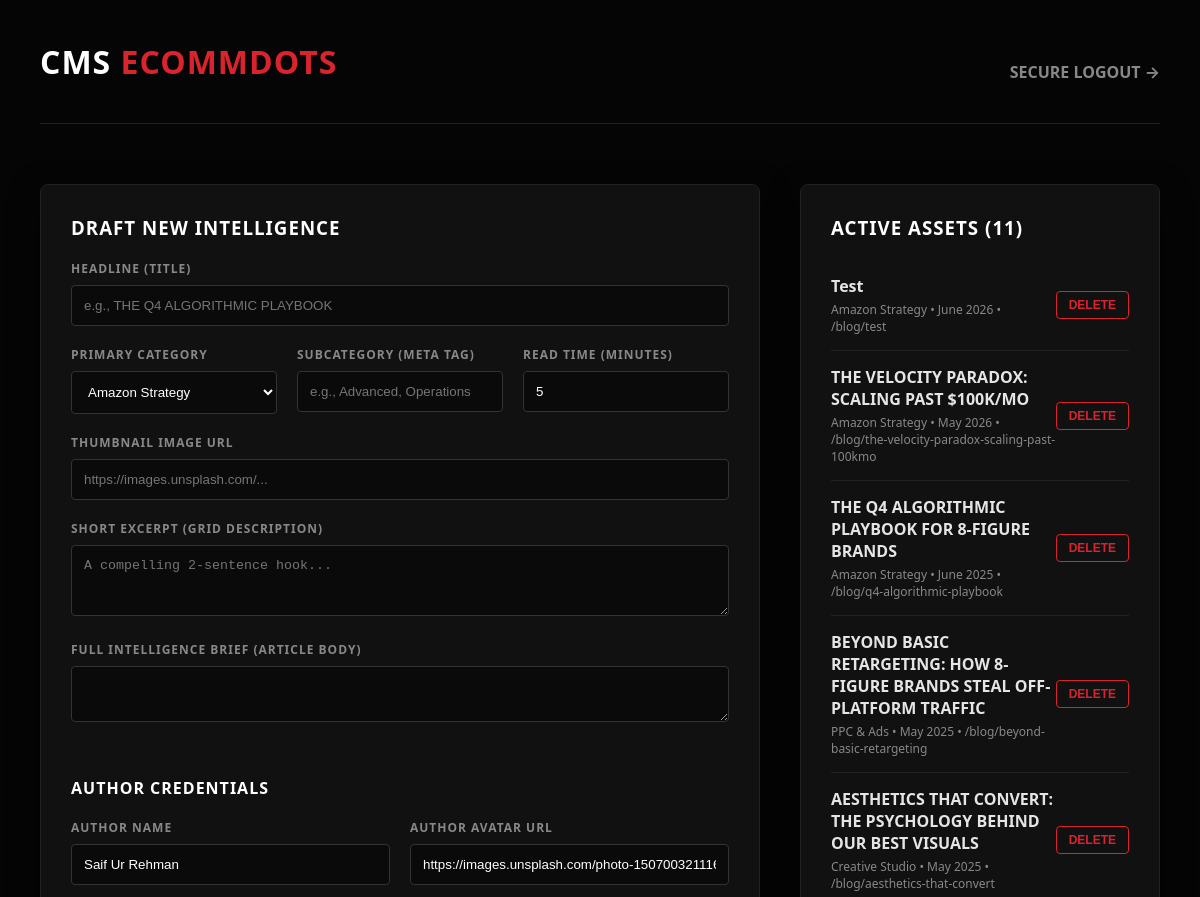
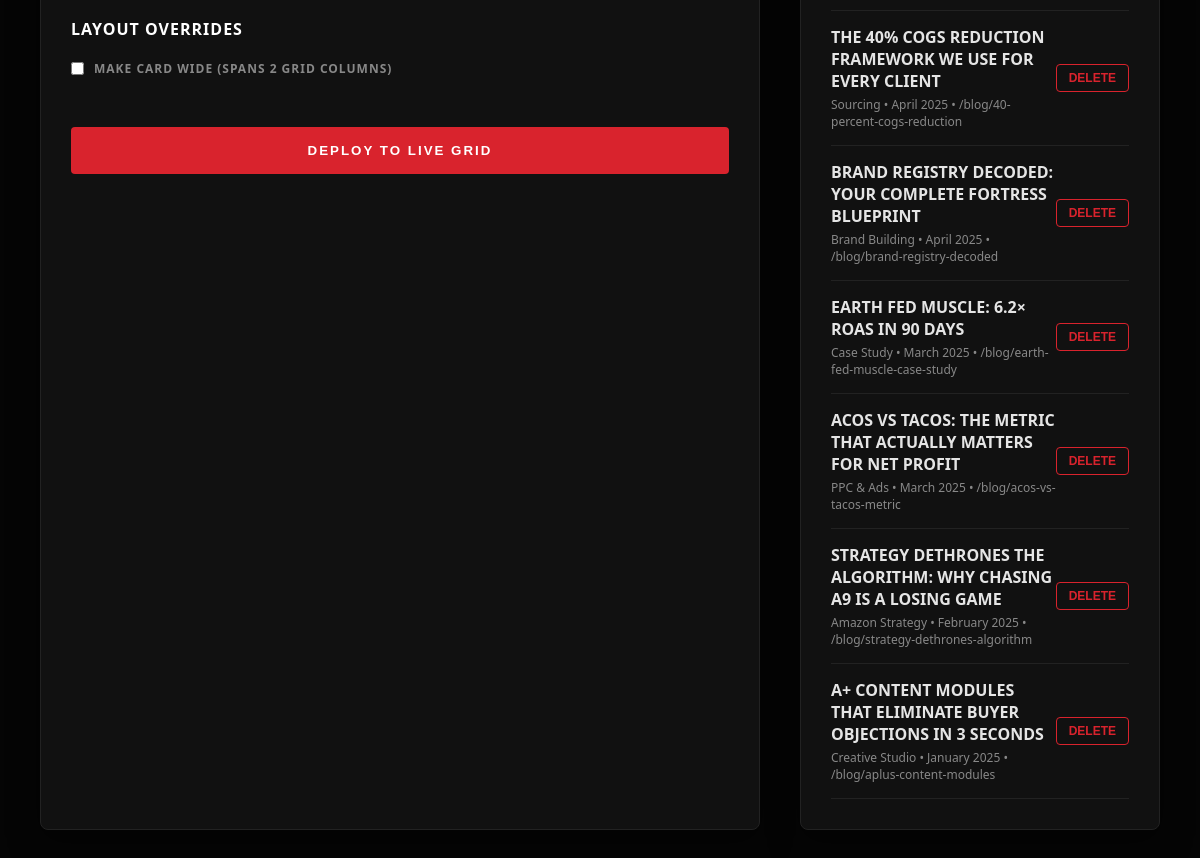
Page /admin (signed in) on the earlier database version (2 pictures, top to bottom).
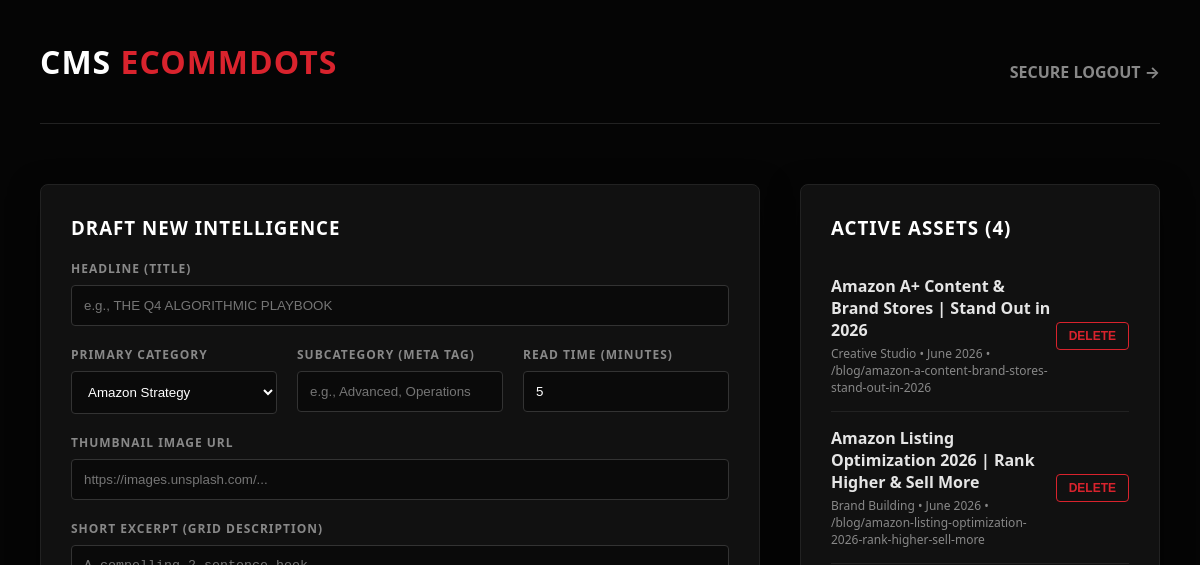
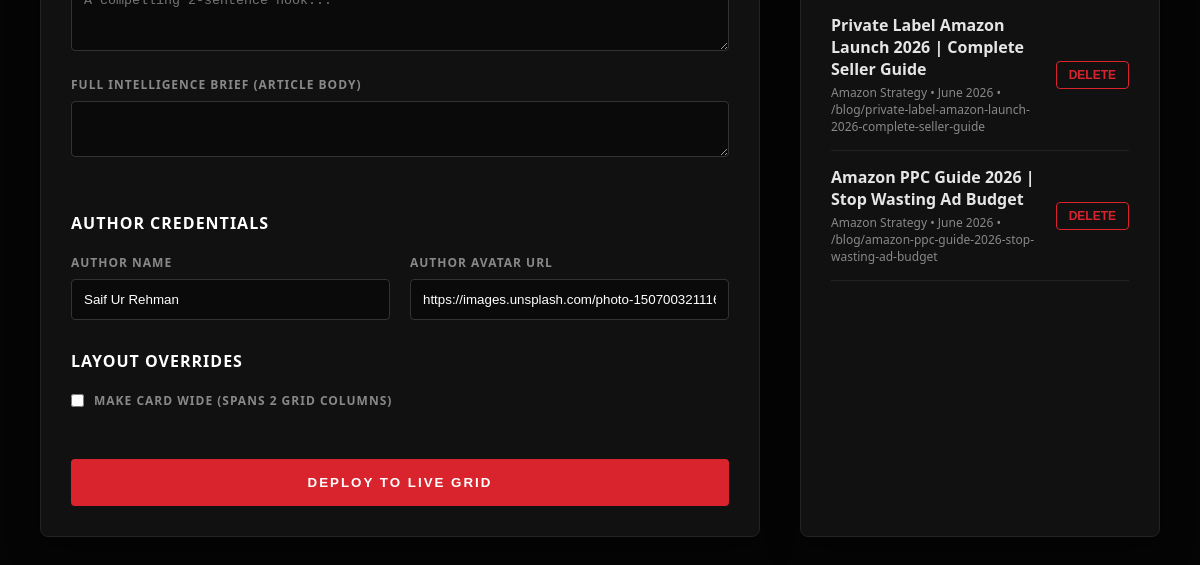
Same page on the later database version (2 pictures, top to bottom).
### tables this page shows
CREATE TABLE articles (
            id INTEGER PRIMARY KEY AUTOINCREMENT,
            title TEXT NOT NULL,
            slug TEXT NOT NULL UNIQUE,
            category TEXT NOT NULL,
            subcategory TEXT NOT NULL,
            read_time INTEGER NOT NULL,
            publish_date TEXT NOT NULL,
            excerpt TEXT NOT NULL,
            content TEXT, 
            author_name TEXT NOT NULL,
            author_image TEXT NOT NULL,
            thumbnail_url TEXT NOT NULL,
            is_wide BOOLEAN NOT NULL DEFAULT 0,
            is_featured BOOLEAN NOT NULL DEFAULT 0,
            created_at TIMESTAMP DEFAULT CURRENT_TIMESTAMP
        );

### app.py (the view, shortened to what this page needs)
@app.route('/admin', methods=['GET', 'POST'])
def admin_dashboard():
    if not session.get('logged_in'):
        return redirect(url_for('admin_login'))
    conn = get_db_connection()
    articles = conn.execute('SELECT id, title, category, publish_date, slug FROM articles ORDER BY created_at DESC').fetchall()
    conn.close()
    return render_template('admin.html', articles=articles)

### app.py (called while the page is built)
def get_db_connection():
    conn = sqlite3.connect(DB_FILE)
    conn.row_factory = sqlite3.Row
    return conn

### templates/admin.html (shortened to what this page needs)
<!DOCTYPE html>
<html lang="en">
<head>
</head>
<body>
<div class="wrapper">
    <div class="header-panel">
        <h1>CMS <span style="color:#d9232d;">ECOMMDOTS</span></h1>
        <a href="{{ url_for('logout') }}" style="color:#888; text-decoration:none; font-weight:bold;">SECURE LOGOUT →</a>
    </div>
    <div class="panel">
        <h3>DRAFT NEW INTELLIGENCE</h3>
        <form method="POST">
            <label>Headline (Title)</label>
            <input type="text" name="title" required placeholder="e.g., THE Q4 ALGORITHMIC PLAYBOOK">
            <div class="flex-row">
                <div>
                    <label>Primary Category</label>
                    <select name="category" required>
                        <option value="Amazon Strategy">Amazon Strategy</option>
                    </select>
                </div>
                <div>
                    <label>Subcategory (Meta Tag)</label>
                    <input type="text" name="subcategory" required placeholder="e.g., Advanced, Operations">
                </div>
                <div>
                    <label>Read Time (Minutes)</label>
                    <input type="number" name="read_time" required value="5">
                </div>
            </div>
            <label>Thumbnail Image URL</label>
            <input type="text" name="thumbnail_url" required placeholder="https://images.unsplash.com/...">
            <label>Short Excerpt (Grid Description)</label>
            <textarea name="excerpt" required rows="3" placeholder="A compelling 2-sentence hook..."></textarea>
            <label>Full Intelligence Brief (Article Body)</label>
            <textarea id="content" name="content"></textarea>
            <h3 style="margin-top:30px; font-size:16px;">AUTHOR CREDENTIALS</h3>
            <div class="flex-row">
                <div>
                    <label>Author Name</label>
                    <input type="text" name="author_name" required value="Saif Ur Rehman">
                </div>
                <div>
                    <label>Author Avatar URL</label>
                    <input type="text" name="author_image" required value="https://images.unsplash.com/photo-1507003211169-0a1dd7228f2d?auto=format&fit=crop&w=100&q=80">
                </div>
            </div>
            <h3 style="margin-top:10px; font-size:16px;">LAYOUT OVERRIDES</h3>
            <div class="flex-row" style="margin-bottom: 30px;">
                <div class="checkbox-group">
                    <input type="checkbox" id="is_wide" name="is_wide" value="1">
                    <label for="is_wide" style="margin:0;">Make Card Wide (Spans 2 Grid Columns)</label>
                </div>
            </div>
            <button type="submit" class="btn-primary">DEPLOY TO LIVE GRID</button>
        </form>
    </div>
    <div class="panel">
        <h3>ACTIVE ASSETS ({{ articles|length }})</h3>
        <ul class="article-list">
            {% for article in articles %}
            <li class="article-item">
                <div>
                    <div style="font-weight:bold;">{{ article.title }}</div>
                    <div class="article-meta">{{ article.category }} &bull; {{ article.publish_date }} &bull; /blog/{{ article.slug }}</div>
                </div>
                <form action="{{ url_for('delete_article', id=article.id) }}" method="POST" onsubmit="return confirm('WARNING: Are you sure you want to permanently delete this digital asset?');">
                    <button type="submit" class="btn-delete">DELETE</button>
                </form>
            </li>
            {% endfor %}
        </ul>
    </div>
</div>
</body>
</html>

### templates/admin.html (style rules this page uses)
body { background: #050505; color: #e5e5e5; font-family: system-ui, -apple-system, sans-serif; padding: 40px; margin: 0; }
.wrapper { max-width: 1200px; margin: 0 auto; display: grid; grid-template-columns: 2fr 1fr; gap: 40px; }
.header-panel { grid-column: 1 / -1; display: flex; justify-content: space-between; align-items: center; border-bottom: 1px solid #222; padding-bottom: 20px; margin-bottom: 20px; }
h1, h2, h3 { font-weight: 800; letter-spacing: 1px; color: #fff; margin: 0 0 20px 0; }
.panel { background: #111; padding: 30px; border-radius: 8px; border: 1px solid #222; box-shadow: 0 10px 30px rgba(0,0,0,0.5); }
label { display: block; font-size: 12px; text-transform: uppercase; letter-spacing: 1px; color: #888; margin-bottom: 8px; font-weight: 700; }
input[type="text"], input[type="number"], select, textarea { width: 100%; background: #0a0a0a; border: 1px solid #333; color: #fff; padding: 12px; margin-bottom: 20px; border-radius: 4px; box-sizing: border-box; outline: none; }
.flex-row { display: flex; gap: 20px; }
.flex-row > div { flex: 1; }
.checkbox-group { display: flex; align-items: center; gap: 10px; margin-bottom: 20px; }
.checkbox-group input { width: auto; margin: 0; }
button.btn-primary { background: #d9232d; color: #fff; padding: 16px 24px; font-weight: 800; letter-spacing: 2px; text-transform: uppercase; border: none; border-radius: 4px; cursor: pointer; width: 100%; transition: 0.3s; }
.article-list { list-style: none; padding: 0; margin: 0; }
.article-item { display: flex; justify-content: space-between; align-items: center; padding: 15px 0; border-bottom: 1px solid #222; }
.article-meta { font-size: 12px; color: #888; margin-top: 4px; }
.btn-delete { background: transparent; color: #d9232d; border: 1px solid #d9232d; padding: 6px 12px; border-radius: 4px; cursor: pointer; font-size: 12px; font-weight: bold; }

Differences in the rows shown:
removed articles: title "Test", category "Amazon Strategy", publish_date "June 2026", slug "test"
removed articles: title "THE VELOCITY PARADOX: SCALING PAST $100K/MO", category "Amazon Strategy", publish_date "May 2026", slug "the-velocity-paradox-scaling-past-100kmo"
removed articles: title "THE Q4 ALGORITHMIC PLAYBOOK FOR 8-FIGURE BRANDS", category "Amazon Strategy", publish_date "June 2025", slug "q4-algorithmic-playbook"
removed articles: title "BEYOND BASIC RETARGETING: HOW 8-FIGURE BRANDS STEAL OFF-PLATFORM TRAFFIC", category "PPC & Ads", publish_date "May 2025", slug "beyond-basic-retargeting"
removed articles: title "AESTHETICS THAT CONVERT: THE PSYCHOLOGY BEHIND OUR BEST VISUALS", category "Creative Studio", publish_date "May 2025", slug "aesthetics-that-convert"
removed articles: title "THE 40% COGS REDUCTION FRAMEWORK WE USE FOR EVERY CLIENT", category "Sourcing", publish_date "April 2025", slug "40-percent-cogs-reduction"
removed articles: title "BRAND REGISTRY DECODED: YOUR COMPLETE FORTRESS BLUEPRINT", category "Brand Building", publish_date "April 2025", slug "brand-registry-decoded"
removed articles: title "EARTH FED MUSCLE: 6.2× ROAS IN 90 DAYS", category "Case Study", publish_date "March 2025", slug "earth-fed-muscle-case-study"
removed articles: title "ACOS VS TACOS: THE METRIC THAT ACTUALLY MATTERS FOR NET PROFIT", category "PPC & Ads", publish_date "March 2025", slug "acos-vs-tacos-metric"
removed articles: title "STRATEGY DETHRONES THE ALGORITHM: WHY CHASING A9 IS A LOSING GAME", category "Amazon Strategy", publish_date "February 2025", slug "strategy-dethrones-algorithm"
removed articles: title "A+ CONTENT MODULES THAT ELIMINATE BUYER OBJECTIONS IN 3 SECONDS", category "Creative Studio", publish_date "January 2025", slug "aplus-content-modules"
added articles: title "Amazon A+ Content & Brand Stores | Stand Out in 2026", category "Creative Studio", publish_date "June 2026", slug "amazon-a-content-brand-stores-stand-out-in-2026"
added articles: title "Amazon Listing Optimization 2026 | Rank Higher & Sell More", category "Brand Building", publish_date "June 2026", slug "amazon-listing-optimization-2026-rank-higher-sell-more"
added articles: title "Private Label Amazon Launch 2026 | Complete Seller Guide", category "Amazon Strategy", publish_date "June 2026", slug "private-label-amazon-launch-2026-complete-seller-guide"
added articles: title "Amazon PPC Guide 2026 | Stop Wasting Ad Budget", category "Amazon Strategy", publish_date "June 2026", slug "amazon-ppc-guide-2026-stop-wasting-ad-budget"
Other differences:
{{ articles|length }}: "11" → "4"
